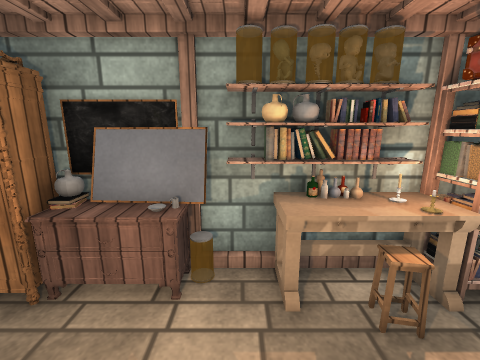
View 1 (above)

16 first-person views from a walk through a scene from a Unity 3-D project. The camera is 1.5 m above the floor, tilts 12° down and sees 90° across. The floor is counted in squares, 0.5 m on a side. Each view is taken from the middle of a square. On the plan, view 1 faces up. The plan holds only what a view shows up to about 19 squares ahead; the rest is blank. The place goes on beyond the plan. The player is left out. Door leaves are left out, so doorways stand open. Some surface patterns are stand-ins.

View 2
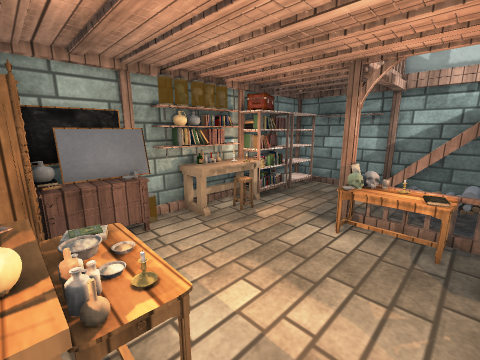

View 3
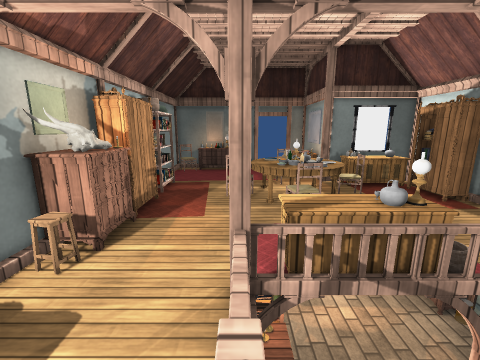

View 4
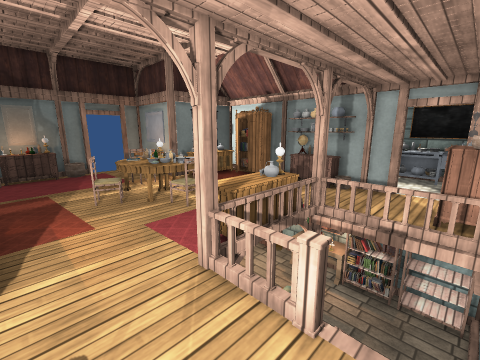

View 5
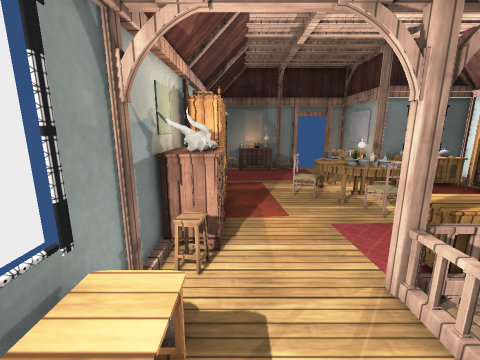

View 6
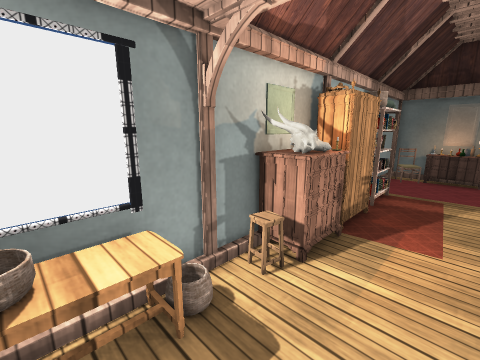

View 7
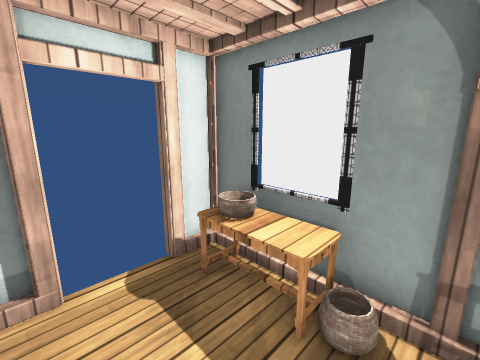

View 8
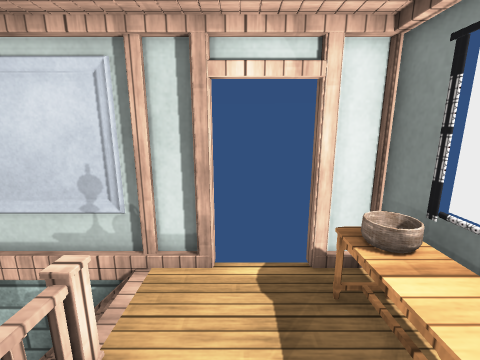

View 9
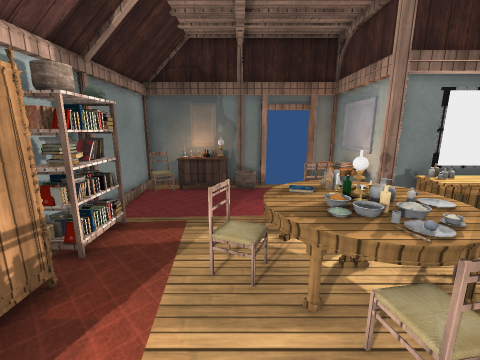

View 10
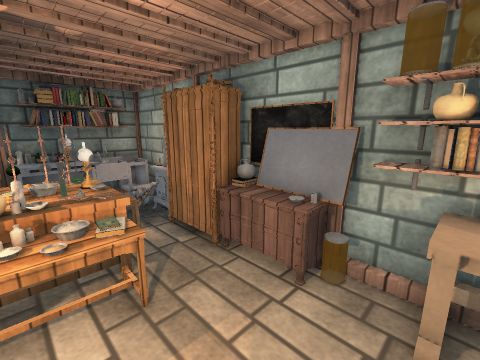

View 11
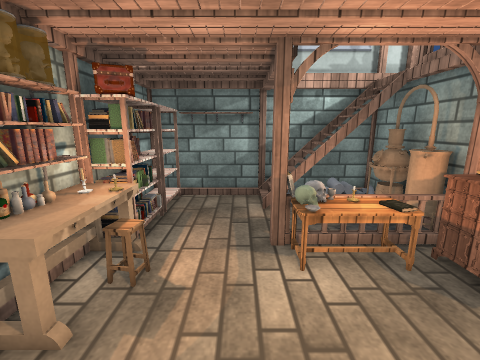

View 12
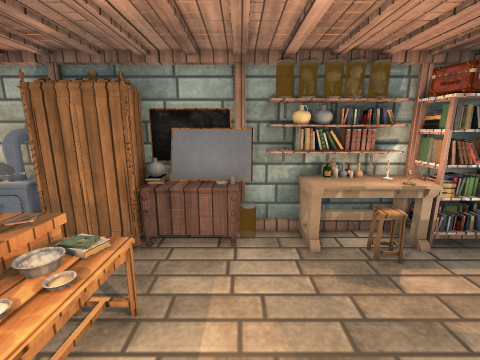

View 13
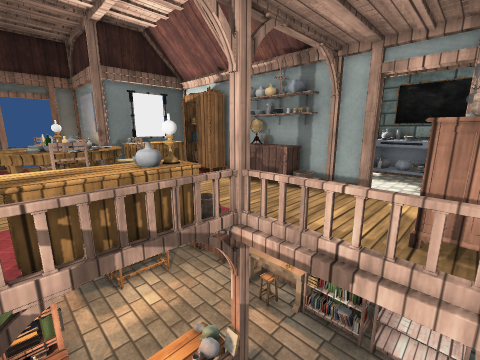

View 14
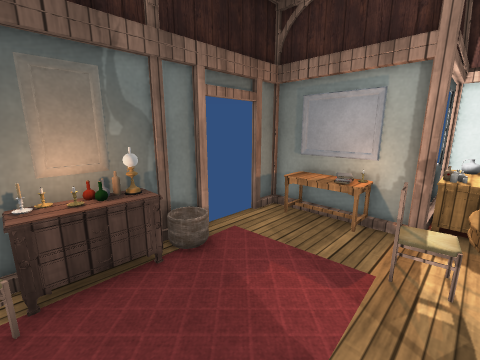

View 15
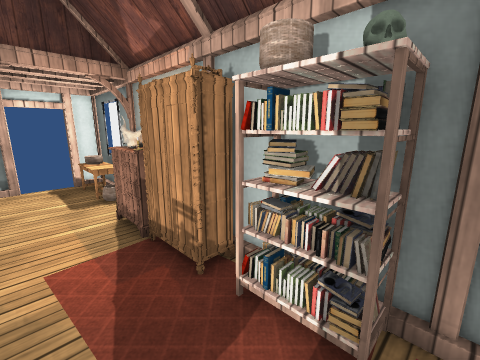

View 16
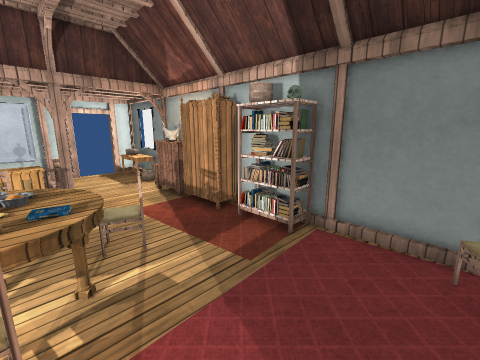

### Floor plan
Key: @ floor where view 1 was taken; # wall or solid block; x gap in a wall; . main floor; : floor 0.5 m higher than the main floor; - floor 2.5 m lower than the main floor; / step, stairs or slope; D open door; = window, fence, low wall or low ledge; ^ raised ledge; O other object.
Columns run from 11 left of view 1 to 9 right of it. Each row starts with its distance up from view 1.
  5 ###### #OOOOO#OOO#=O=
  4 OO==O#  OO=OOOO####=^
  3 OO -O- O----=O#-----#
  2 OO  OOO#=-----------#
  1 OO  OOO#O-----------#
  0 OO   O#OO--@--OOO-//#
 -1 #O     OO-----OOO-=/#
 -2 D./   --------OO--//#
 -3 D.//-.-------==O--//#
 -4 # .....x  O..###OOO/#
 -5 #O......:.....OOOOO.#
 -6 OO......O...........O
 -7 OOO.................D
 -8 OO..........OO......D
 -9 #O/...OOO   OOO=OOOOO
-10 #####################

Positions as (right, up) in squares from view 1, and headings:
1: (0, 0), facing up
2: (-4, -3), facing up-right
3: (8, -5), facing left
4: (8, -8), facing up-left
5: (8, -8), facing left
6: (7, -6), facing down-left
7: (4, -6), facing down-right
8: (4, -7), facing right
9: (2, -5), facing left
10: (1, 0), facing up-left
11: (-2, 1), facing right
12: (-1, -2), facing up
13: (8, -4), facing up-left
14: (-5, -8), facing up-left
15: (-6, -6), facing down-right
16: (-9, -3), facing down-right
